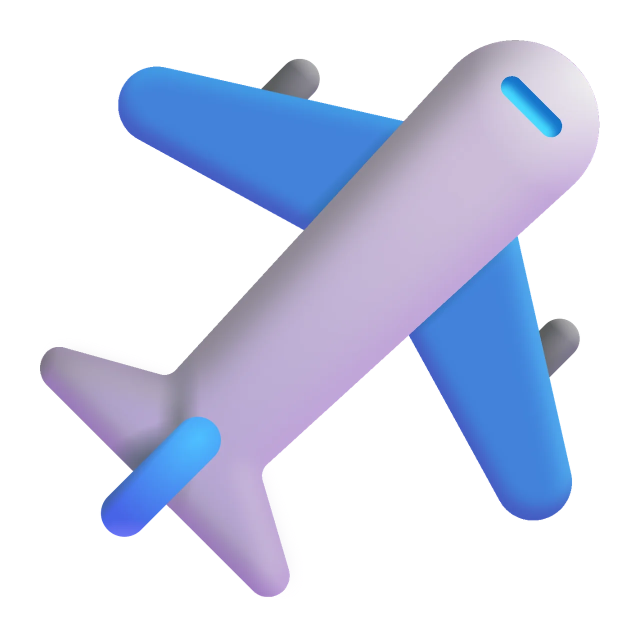
#> input picture app/src/main/assets/pictures/airplane.webp, 1280 x 1280 px (shown at 1/2 size)
$ python -i build-pictures.py   (imports and definitions only)
#> lines starting #> are read from the running program, lines starting #| are printed output that depends on the picture
#!/usr/bin/env python3
"""Build the bundled picture set from Microsoft Fluent Emoji.

Reads subjects.txt, downloads each subject's `Color` vector from the upstream
repository, renders it at full resolution, and writes a WebP plus a backdrop
colour into app/src/main/assets/pictures/.

The vectors are rendered here rather than on the phone on purpose: they are
Figma exports carrying SVG filters for their soft inner shading, and the SVG
renderer available on Android does not implement filters, so the art would
arrive flattened. Headless Chromium draws them correctly.

Run it by hand after editing subjects.txt; the output is committed, so the app
build itself never needs the network:

    python3 tools/pictures/build-pictures.py

Needs Pillow (`pip install Pillow`) and a Chromium binary (--chromium, or the
usual names on PATH).
"""

from __future__ import annotations

import argparse
import colorsys
import math
import re
import shutil
import subprocess
import sys
import tempfile
import urllib.error
import urllib.parse
import urllib.request
from concurrent.futures import ThreadPoolExecutor
from pathlib import Path

from PIL import Image

REPO = Path(__file__).resolve().parents[2]
TOOL_DIR = Path(__file__).resolve().parent
SUBJECTS = TOOL_DIR / "subjects.txt"
CACHE = TOOL_DIR / ".cache"
OUT_DIR = REPO / "app" / "src" / "main" / "assets" / "pictures"
INDEX = OUT_DIR / "index.txt"
SOURCES = TOOL_DIR / "SOURCES.md"

UPSTREAM = "https://github.com/microsoft/fluentui-emoji"
RAW = "https://raw.githubusercontent.com/microsoft/fluentui-emoji/main/assets"

# The canvas every picture is drawn on. 1280 is comfortably above the width of
# a 1440p phone screen, so the art is never upscaled in use.
CANVAS = 1280

# Rasterise larger than the canvas so every subject is scaled down into place
# rather than up. It also leaves room for the padding below without costing the
# art any of its pixels.
RENDER = 1600

# Grown onto the artboard, and onto every filter region on it, before rendering.
# Figma writes each effect an explicit region, and the SVG spec makes that a
# hard clip: several of these assets draw a little outside their own, which is
# what sliced the bottom off the sun. Four times the worst overflow measured.
PAD_UNITS = 2.0

# The art's longest edge inside that canvas. The margin keeps every subject the
# same visual size and stops anything touching the edge of the screen.
ART = 1120

# Lossy WebP with alpha. 85 is where the soft shading stops gaining anything
# visible from a higher setting.
WEBP_QUALITY = 85

# Pale enough to stay a background rather than a second subject.
BACKDROP_SATURATION = 0.20
BACKDROP_VALUE = 0.95

CHROMIUM_NAMES = [
    "/opt/pw-browsers/chromium-1194/chrome-linux/chrome",
    "chromium",
    "chromium-browser",
    "google-chrome",
]


# [18 lines left out: functions find_chromium, read_subjects, not called in this run]


def slug_of(name: str) -> str:
    return name.lower().replace(" ", "_").replace("-", "_")


def svg_url(name: str) -> str:
    return f"{RAW}/{urllib.parse.quote(name)}/Color/{slug_of(name)}_color.svg"


# [84 lines left out: functions fetch, unclip, render, not called in this run]


def backdrop_of(art: Image.Image) -> str:
    """A pale backdrop for the subject to sit on, opposite it on the colour wheel.

    The subject's own hue, paled out, was the first thing tried and it washes
    out exactly the pictures that need help: a pink pig on pink, a white sheep
    on lilac. The complement keeps the same soft, unsaturated feel while giving
    every subject a clear edge against it.

    Hues are averaged as angles -- a plain mean would put a red subject, whose
    hues straddle 0, somewhere around cyan.
    """
    small = art.resize((64, 64), Image.LANCZOS).convert("RGBA")
    pixels = small.tobytes()
    x = y = weight = 0.0
    saturations = []
    for i in range(0, len(pixels), 4):
        r, g, b, a = pixels[i], pixels[i + 1], pixels[i + 2], pixels[i + 3]
        if a < 128:
            continue
        h, s, v = colorsys.rgb_to_hsv(r / 255, g / 255, b / 255)
        saturations.append(s)
        # Weight by how colourful and how bright the pixel is, so highlights and
        # near-grey shading do not drag the hue around.
        w = s * v
        x += math.cos(2 * math.pi * h) * w
        y += math.sin(2 * math.pi * h) * w
        weight += w

    mean_saturation = sum(saturations) / len(saturations) if saturations else 0.0
    if weight <= 0.0 or mean_saturation < 0.12:
        # A grey or white subject (a snowman, a cloud) has no hue worth reading,
        # so give it a fixed one and let the complement below turn it pale blue.
        hue = 35 / 360
    else:
        hue = (math.atan2(y, x) / (2 * math.pi)) % 1.0

    r, g, b = colorsys.hsv_to_rgb((hue + 0.5) % 1.0, BACKDROP_SATURATION, BACKDROP_VALUE)
    return f"{round(r * 255):02X}{round(g * 255):02X}{round(b * 255):02X}"


def compose(raw_png: Path, out_webp: Path) -> str:
    """Trim, centre and encode one rendered subject. Returns its backdrop."""
#> called with out_webp = 'out.png'
    image = Image.open(raw_png).convert("RGBA")
#> image is the input picture: PIL image 1280x1280 RGBA; mean R, G, B, A 56.8, 62.5, 82.7, 96
    box = image.getbbox()
#> box = (80, 80, 1199, 1200)
    if box is None:
        raise RuntimeError(f"{raw_png.name} rendered empty")
    # Art touching the edge of the render was cut by it. The padding means this
    # cannot happen; failing here keeps it from ever going out unnoticed.
    if box[0] == 0 or box[1] == 0 or box[2] == image.width or box[3] == image.height:
        raise RuntimeError(f"{raw_png.name} fills the render canvas and is cut off: {box}")
    art = image.crop(box)
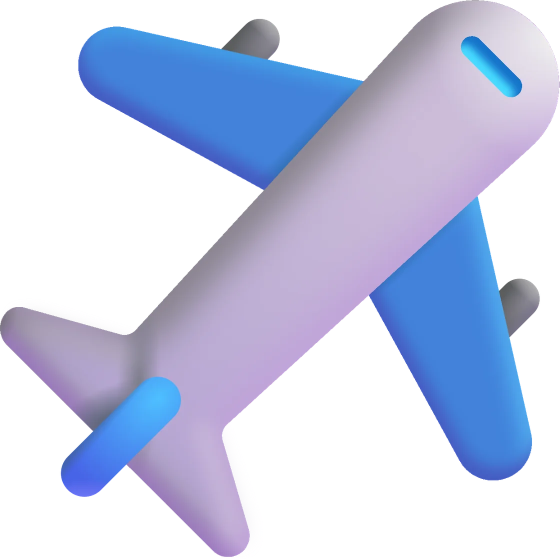
#> art: PIL image 1119x1120 RGBA (shown at 1/2 size); mean R, G, B, A 74.2, 81.6, 108.1, 125.5; transparent parts drawn white

    scale = ART / max(art.size)
#> scale = 1
    art = art.resize(
        (max(1, round(art.width * scale)), max(1, round(art.height * scale))),
        Image.LANCZOS,
    )

    canvas = Image.new("RGBA", (CANVAS, CANVAS), (0, 0, 0, 0))
#> canvas: PIL image 1280x1280 RGBA; every value is 0
    canvas.paste(art, ((CANVAS - art.width) // 2, (CANVAS - art.height) // 2))
    canvas.save(out_webp, "WEBP", quality=WEBP_QUALITY, method=6)
    return backdrop_of(art)
#> in backdrop_of, `small = art.resize((64, 64), Image.LANCZOS).convert("RGBA")`:
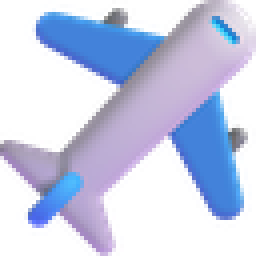
#> small: PIL image 64x64 RGBA (shown 4 times larger); mean R, G, B, A 81.3, 90.8, 123.5, 125.5; transparent parts drawn white
#> the loop in backdrop_of, `for i in range(0, len(pixels), 4):` made 4096 passes
#> (i, r, g, b, a) on passes 2 to 4: (4, 0, 0, 0, 0), (8, 0, 0, 0, 0), (12, 0, 0, 0, 0)
#> after the loop in backdrop_of, `for i in range(0, len(pixels), 4):`: saturations = 2020 values, max 0.938 at index 316, min 0.00392 at index 87, mean 0.356; weight = 607.4; x = -376.7; y = -409.6
#> in backdrop_of, `mean_saturation = sum(saturations) / len(saturations) if saturations e..`: mean_saturation = 0.356
#> in backdrop_of, `hue = (math.atan2(y, x) / (2 * math.pi)) % 1.0`: hue = 0.632
#> in backdrop_of, `r, g, b = colorsys.hsv_to_rgb((hue + 0.5) % 1.0, BACKDROP_SATURATION, ..`: r = 0.95; g = 0.91; b = 0.76


# [92 lines left out: functions build_one, main, name_resolves, not called in this run]


# [2 lines not run here, left out]

>>> result = compose('../../app/src/main/assets/pictures/airplane.webp', 'out.png')
#> result = 'F2E8C2'
